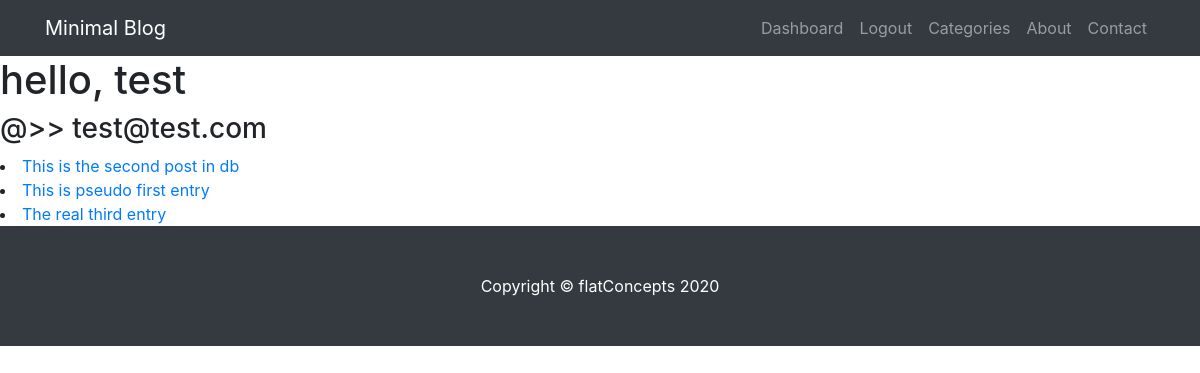
The app's page /user/ (signed in), older data.
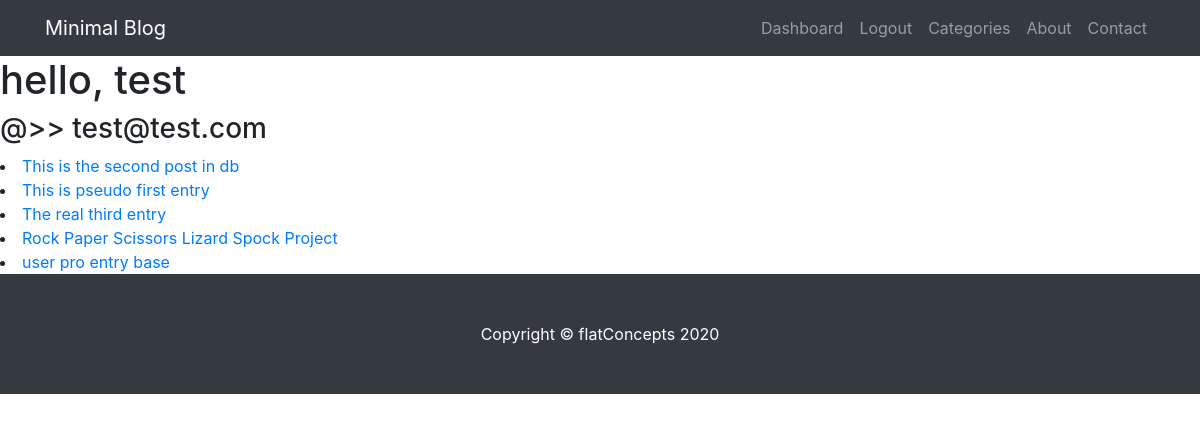
The same page, newer data.
### models.py (models this page shows, shortened)
class User(db.Model, UserMixin):
    __tablename__ = 'users'
    id = db.Column(db.Integer,
                   primary_key=True)
    username = db.Column(db.String(20),
                         nullable=False,
                         unique=True)
    email = db.Column(db.String(40),
                      unique=True,
                      nullable=False)
    full_name = db.Column(db.String(100),
                          unique=False,
                          nullable=False)
    dob = db.Column(db.String,
                          unique=False,
                          nullable=False)
    bio = db.Column(db.String(500),
                          unique=False,
                          nullable=False)
    password = db.Column(db.String(200),
                         unique=False,
                         nullable=False)
    date_registered = db.Column(db.String,
                                nullable = False,
                                default=datetime.now())
    posts = db.relationship('Post', backref=db.backref('author'))

class Post(db.Model, UserMixin):
    __tablename__ = 'post'
    id = db.Column(db.Integer,
                   primary_key=True)
    title = db.Column(db.String(200),
                      nullable=False,
                      unique=False)
    subtitle = db.Column(db.String(200),
                         unique=False,
                         nullable=True)
    body = db.Column(db.Text,
                     unique=False,
                     nullable=False)
    date_created = db.Column(db.String,
                             nullable=False,
                             default=datetime.now())
    tags = db.Column(db.String(50),
                     unique=False,
                     nullable=True)
    author_id = db.Column(db.Integer,
                          db.ForeignKey('users.id'),
                          nullable=False)
    category_id = db.Column(db.Integer,
                            db.ForeignKey('categories.id'),
                            nullable=False)

### app.py (the view)
@app.route('/user/')
@login_required
def userDashboard():
    user_posts = current_user.posts
    return render_template('dashboard.html', user= current_user, posts=user_posts)

### app.py (called while the page is built)
@login_manager.user_loader
def load(user_id):
    return User.query.get(int(user_id))

### templates/dashboard.html
{% extends 'base.html' %}
{% block content %}
<h1>hello, {{ user.username }}</h1>
<h3>@>> {{ user.email }}</h3>
{% for post in posts %}
    <li> <a href="/post/{{ post.id }}"> {{ post.title }}</a></li>
{% endfor %}
{% endblock %}

### templates/base.html (shortened to what this page needs)
<!DOCTYPE html>
<html lang="en">
    <head>
        <link href="{{ url_for('static', filename='css/bootstrap.min.css') }}" rel="stylesheet">
        <link href="{{ url_for('static', filename='css/main.css') }}" rel="stylesheet">
    </head>
    <body>
        {% include "navigation.html" %}
        {% block content %}
        {% endblock content %}
        <footer class="py-5 bg-dark">
            <div class="container">
                <p class="m-0 text-center text-white">Copyright &copy; flatConcepts 2020</p>
            </div>
        </footer>
    </body>
</html>

### templates/navigation.html (shortened to what this page needs)
    <nav class="navbar fixed-top navbar-expand-lg navbar-dark bg-dark fixed-top">
        <div class="container">
            <a class="navbar-brand" href="{{url_for('index')}}">Minimal Blog</a>
            <div class="collapse navbar-collapse" id="navbarResponsive">
                <ul class="navbar-nav ml-auto">
                    {% if current_user %}
                      <li class="nav-item">
                          <a class="nav-link" href="contact.html">Dashboard</a>
                      </li>
                        <li class="nav-item">
                            <a class="nav-link" href="/logout">Logout</a>
                        </li>
                    {% else %}
                        <li class="nav-item">
                            <a class="nav-link" href="contact.html">Login</a>
                        </li>
                    {% endif %}
                    <li class="nav-item">
                        <a class="nav-link" href="contact.html">Categories</a>
                    </li>
                    <li class="nav-item">
                        <a class="nav-link" href="about.html">About</a>
                    </li>
                    <li class="nav-item">
                        <a class="nav-link" href="contact.html">Contact</a>
                    </li>
                </ul>
            </div>
        </div>
    </nav>

### static/css/main.css (style rules this page uses)
body { padding-top: 56px; }

Row changes from the older to the newer data that the page shows:
added Post: title "Rock Paper Scissors Lizard Spock Project"
added Post: title "user pro entry base"
